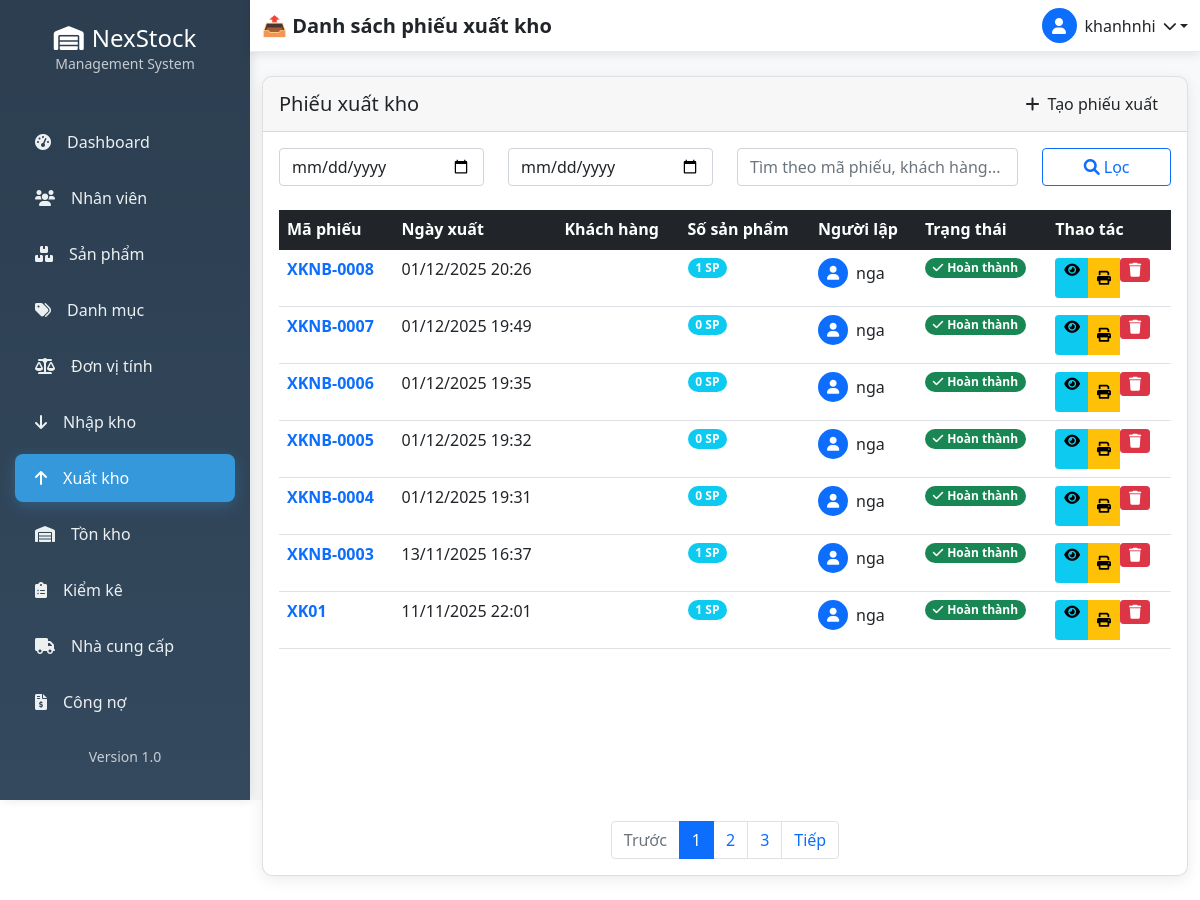
The app's page /kho/xuat-kho/ (signed in) with its own data.
### accounts/models.py (models this page shows, shortened)
class NguoiDung(AbstractUser):
    ho_ten = models.CharField(max_length=100, blank=True)
    vai_tro = models.CharField(max_length=20, choices=[
        ('admin', 'Quản trị viên'),
        ('manager', 'Quản lý'),
        ('staff', 'Nhân viên'),
    ], default='staff')
    trang_thai = models.BooleanField(default=True)

### inventory/models.py (models this page shows, shortened)
class XuatKho(models.Model):
    ma_phieu = models.CharField(max_length=50, unique=True)
    kho=models.ForeignKey(Kho, on_delete=models.CASCADE, related_name='phieu_xuat_kho')
    kho_nhan=models.ForeignKey(Kho, on_delete=models.CASCADE, related_name='phieu_nhan_kho')
    ngay_xuat = models.DateTimeField(auto_now_add=True)
    nguoi_lap = models.ForeignKey(settings.AUTH_USER_MODEL,
                                  on_delete=models.CASCADE)
    ghi_chu = models.TextField(blank=True, null=True)
    ngay_tao = models.DateTimeField(auto_now_add=True)
    class Meta:
        verbose_name = "Phiếu xuất kho"
        verbose_name_plural = "Phiếu xuất kho"

### inventory/views.py (the view)
# urls.py: path('xuat-kho/', views.danh_sach_xuat, name='xuatkho_list'),
@login_required
def danh_sach_xuat(request):
    xuatkho_list = XuatKho.objects.all().order_by('-ngay_xuat')
    context = {'xuatkho_list': xuatkho_list}
    return render(request, 'inventory/xuatkho_list.html', context)

### templates/inventory/xuatkho_list.html (shortened to what this page needs)
{% extends 'base.html' %}
{% load static %}
{% block page_title %}📤 Danh sách phiếu xuất kho{% endblock %}
{% block content %}
<div class="card table-custom h-100">
    <div class="card-header d-flex justify-content-between align-items-center">
        <h5 class="card-title mb-0">Phiếu xuất kho</h5>
        <a href="{% url 'inventory:xuatkho_form' %}" class="btn btn-primary-custom">
            <i class="fas fa-plus me-2"></i>Tạo phiếu xuất
        </a>
    </div>
    <div class="card-body d-flex flex-column">
        <div class="row mb-4">
            <div class="col-md-3">
                <input type="date" class="form-control" placeholder="Từ ngày">
            </div>
            <div class="col-md-3">
                <input type="date" class="form-control" placeholder="Đến ngày">
            </div>
            <div class="col-md-4">
                <input type="text" class="form-control" placeholder="Tìm theo mã phiếu, khách hàng...">
            </div>
            <div class="col-md-2">
                <button class="btn btn-outline-primary w-100">
                    <i class="fas fa-search me-1"></i>Lọc
                </button>
            </div>
        </div>
        <div class="table-responsive flex-grow-1">
            <table class="table table-hover mb-0">
                <thead>
                    <tr>
                        <th class="text-white bg-dark">Mã phiếu</th>
                        <th class="text-white bg-dark">Ngày xuất</th>
                        <th class="text-white bg-dark">Khách hàng</th>
                        <th class="text-white bg-dark">Số sản phẩm</th>
                        <th class="text-white bg-dark">Người lập</th>
                        <th class="text-white bg-dark">Trạng thái</th>
                        <th class="text-white bg-dark">Thao tác</th>
                    </tr>
                </thead>
                <tbody>
                    {% for phieu in xuatkho_list %}
                    <tr>
                        <td>
                            <strong class="text-primary">{{ phieu.ma_phieu }}</strong>
                        </td>
                        <td>{{ phieu.ngay_xuat|date:"d/m/Y H:i" }}</td>
                        <td>
                        </td>
                        <td>
                            <span class="badge bg-info rounded-pill">{{ phieu.chi_tiet_xuat.count }} SP</span>
                        </td>
                        <td>
                            <div class="d-flex align-items-center">
                                <div class="bg-primary rounded-circle d-flex align-items-center justify-content-center me-2"
                                     style="width: 30px; height: 30px;">
                                    <i class="fas fa-user text-white small"></i>
                                </div>
                                <span>{{ phieu.nguoi_lap.username }}</span>
                            </div>
                        </td>
                        <td>
                            <span class="badge bg-success rounded-pill">
                                <i class="fas fa-check me-1"></i>Hoàn thành
                            </span>
                        </td>
                        <td>
                            <div class="btn-group">
                                <a href="{% url 'inventory:xuat_kho_detail' phieu.pk %}" class="btn btn-sm btn-info" title="Xem chi tiết">
                                    <i class="fas fa-eye"></i>
                                </a>
                                <button class="btn btn-sm btn-warning" title="In phiếu">
                                    <i class="fas fa-print"></i>
                                </button>
                                <form action="{% url 'inventory:xoa_phieu_xuat' phieu.pk %}" method="post" class="d-inline">
                                    <button type="submit" class="btn btn-sm btn-danger"
                                            onclick="return confirm('Bạn có chắc muốn xóa phiếu này?');"
                                            title="Xóa">
                                        <i class="fas fa-trash"></i>
                                    </button>
                                </form>
                            </div>
                        </td>
                    </tr>
                    {% endfor %}
                </tbody>
            </table>
        </div>
        {% if xuatkho_list %}
        <div class="mt-auto pt-3">
            <nav aria-label="Page navigation">
                <ul class="pagination justify-content-center mb-0">
                    <li class="page-item disabled"><a class="page-link" href="#">Trước</a></li>
                    <li class="page-item active"><a class="page-link" href="#">1</a></li>
                    <li class="page-item"><a class="page-link" href="#">2</a></li>
                    <li class="page-item"><a class="page-link" href="#">3</a></li>
                    <li class="page-item"><a class="page-link" href="#">Tiếp</a></li>
                </ul>
            </nav>
        </div>
        {% endif %}
    </div>
</div>
{% endblock %}

### templates/base.html (shortened to what this page needs)
{% load static %}
<html lang="vi">
<head>
    <link href="https://cdn.jsdelivr.net/npm/bootstrap@5.1.3/dist/css/bootstrap.min.css" rel="stylesheet">
    <link rel="stylesheet" href="https://cdnjs.cloudflare.com/ajax/libs/font-awesome/6.0.0/css/all.min.css">
</head>
<body>
{% if user.is_authenticated %}
<div class="d-flex">
    <div class="sidebar">
        <div class="sidebar-header text-center py-4">
            <h4 class="text-white mb-0">
                <i class="fas fa-warehouse me-2"></i>NexStock
            </h4>
            <small class="text-light opacity-75">Management System</small>
        </div>
        <nav class="nav flex-column mt-3">
            <a class="nav-link {% if request.resolver_match.url_name == 'dashboard' %}active{% endif %}"
               href="{% url 'dashboard' %}">
                <i class="fas fa-tachometer-alt me-3"></i>Dashboard
            </a>
            <a class="nav-link {% if 'nhan-vien' in request.path %}active{% endif %}"
               href="{% url 'danh_sach_nhan_vien' %}">
                <i class="fas fa-users me-3"></i>Nhân viên
            </a>
            <a class="nav-link {% if 'product' in request.path %}active{% endif %}"
               href="{% url 'product_list' %}">
                <i class="fas fa-boxes me-3"></i>Sản phẩm
            </a>
            <a class="nav-link {% if 'category' in request.path %}active{% endif %}"
               href="{% url 'category_list' %}">
                <i class="fas fa-tags me-3"></i>Danh mục
            </a>
            <a class="nav-link {% if 'unit' in request.path %}active{% endif %}"
               href="{% url 'unit_list' %}">
                <i class="fas fa-balance-scale me-3"></i>Đơn vị tính
            </a>
            <a class="nav-link {% if 'nhap' in request.path %}active{% endif %}"
               href="{% url 'inventory:nhapkho_list' %}">
                <i class="fas fa-arrow-down me-3"></i>Nhập kho
            </a>
            <a class="nav-link {% if 'xuat' in request.path %}active{% endif %}"
               href="{% url 'inventory:xuatkho_list' %}">
                <i class="fas fa-arrow-up me-3"></i>Xuất kho
            </a>
            <a class="nav-link {% if 'ton-kho' in request.path %}active{% endif %}"
               href="{% url 'inventory:chi_tiet_ton_kho' kho_id=1 %}">
                <i class="fas fa-warehouse me-3"></i>Tồn kho
            </a>
            <a class="nav-link {% if 'kiem-ke' in request.path %}active{% endif %}"
               href="{% url 'inventory:danh_sach_kiem_ke' %}">
                <i class="fas fa-clipboard-list me-3"></i>Kiểm kê
            </a>
            <a class="nav-link" href="/doi-tac/nha-cung-cap/">
                <i class="fas fa-truck me-3"></i>Nhà cung cấp
            </a>
            <a class="nav-link {% if 'debt' in request.path %}active{% endif %}"
               href="{% url 'debt:congno_list' %}">
                <i class="fas fa-file-invoice-dollar me-3"></i>Công nợ
            </a>
        </nav>
        <div class="sidebar-footer mt-auto p-3 text-center">
            <small class="text-light opacity-75">Version 1.0</small>
        </div>
    </div>
    <div class="main-content flex-grow-1">
        <nav class="navbar navbar-custom navbar-expand-lg">
            <div class="container-fluid d-flex justify-content-between">
                <h5 class="mb-0 fw-bold">{% block page_title %}Dashboard{% endblock %}</h5>
                <div class="dropdown">
                    <a href="#" class="dropdown-toggle text-dark text-decoration-none d-flex align-items-center"
                       id="userDropdown" data-bs-toggle="dropdown" aria-expanded="false">
                        <div class="bg-primary rounded-circle d-flex align-items-center justify-content-center me-2"
                             style="width: 35px; height: 35px;">
                            <i class="fas fa-user text-white"></i>
                        </div>
                        <span class="me-2">{{ user.username }}</span>
                        <i class="fas fa-chevron-down small"></i>
                    </a>
                </div>
            </div>
        </nav>
        <div class="container-fluid py-4">
            {% block content %}{% endblock %}
        </div>
    </div>
</div>
{% else %}
<div class="auth-wrapper">
    {% block auth_content %}{% endblock %}
</div>
{% endif %}
</body>
</html>

### templates/base.html (style rules this page uses)
:root { --primary-color: #2c3e50; --secondary-color: #34495e; --accent-color: #3498db; --sidebar-width: 250px; }
.sidebar { background: linear-gradient(180deg, var(--primary-color) 0%, var(--secondary-color) 100%); min-height: 100vh; width: var(--sidebar-width); position: fixed; left: 0; top: 0; box-shadow: 2px 0 10px rgba(0,0,0,0.1); }
.sidebar .nav-link { color: #ecf0f1; padding: 12px 20px; border-radius: 8px; margin: 4px 15px; transition: all 0.3s ease; font-weight: 500; }
.sidebar .nav-link.active { background-color: var(--accent-color); color: #ffffff; box-shadow: 0 4px 15px rgba(52, 152, 219, 0.3); }
.main-content { margin-left: var(--sidebar-width); min-height: 100vh; background-color: #f8f9fa; }
.navbar-custom { background: white !important; box-shadow: 0 2px 10px rgba(0,0,0,0.1); border-bottom: 1px solid #e9ecef; }
.table-custom { background: white; border-radius: 10px; overflow: hidden; box-shadow: 0 4px 15px rgba(0,0,0,0.08); }

### records on screen
NguoiDung: username "khanhnhi"
XuatKho: ma_phieu "XKNB-0008", ngay_xuat "01/12/2025 20:26", chi_tiet_xuat.count "1", nguoi_lap.username "nga"
XuatKho: ma_phieu "XKNB-0007", ngay_xuat "01/12/2025 19:49", chi_tiet_xuat.count "0", nguoi_lap.username "nga"
XuatKho: ma_phieu "XKNB-0006", ngay_xuat "01/12/2025 19:35", chi_tiet_xuat.count "0", nguoi_lap.username "nga"
XuatKho: ma_phieu "XKNB-0005", ngay_xuat "01/12/2025 19:32", chi_tiet_xuat.count "0", nguoi_lap.username "nga"
XuatKho: ma_phieu "XKNB-0004", ngay_xuat "01/12/2025 19:31", chi_tiet_xuat.count "0", nguoi_lap.username "nga"
XuatKho: ma_phieu "XKNB-0003", ngay_xuat "13/11/2025 16:37", chi_tiet_xuat.count "1", nguoi_lap.username "nga"
XuatKho: ma_phieu "XK01", ngay_xuat "11/11/2025 22:01", chi_tiet_xuat.count "1", nguoi_lap.username "nga"
